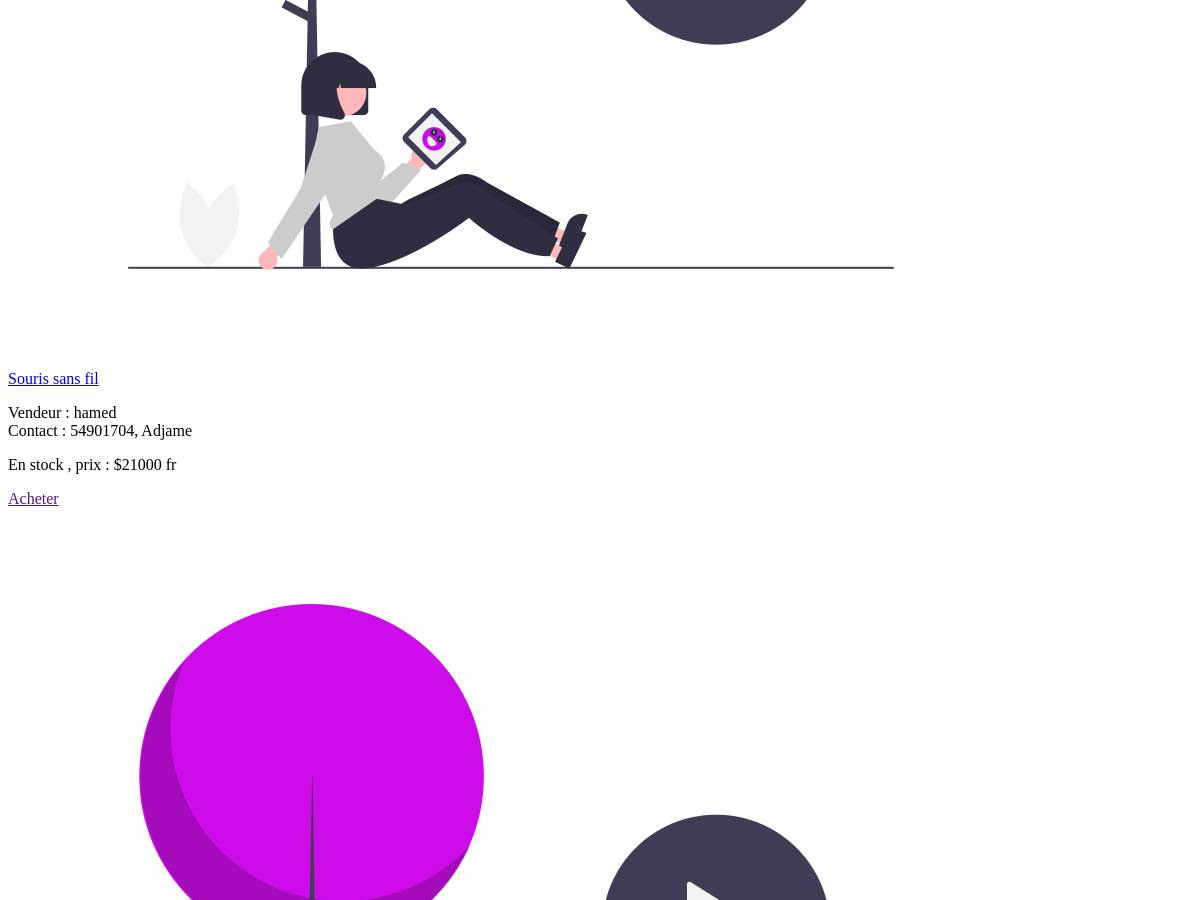
Before: / (middle part) with the older database file.
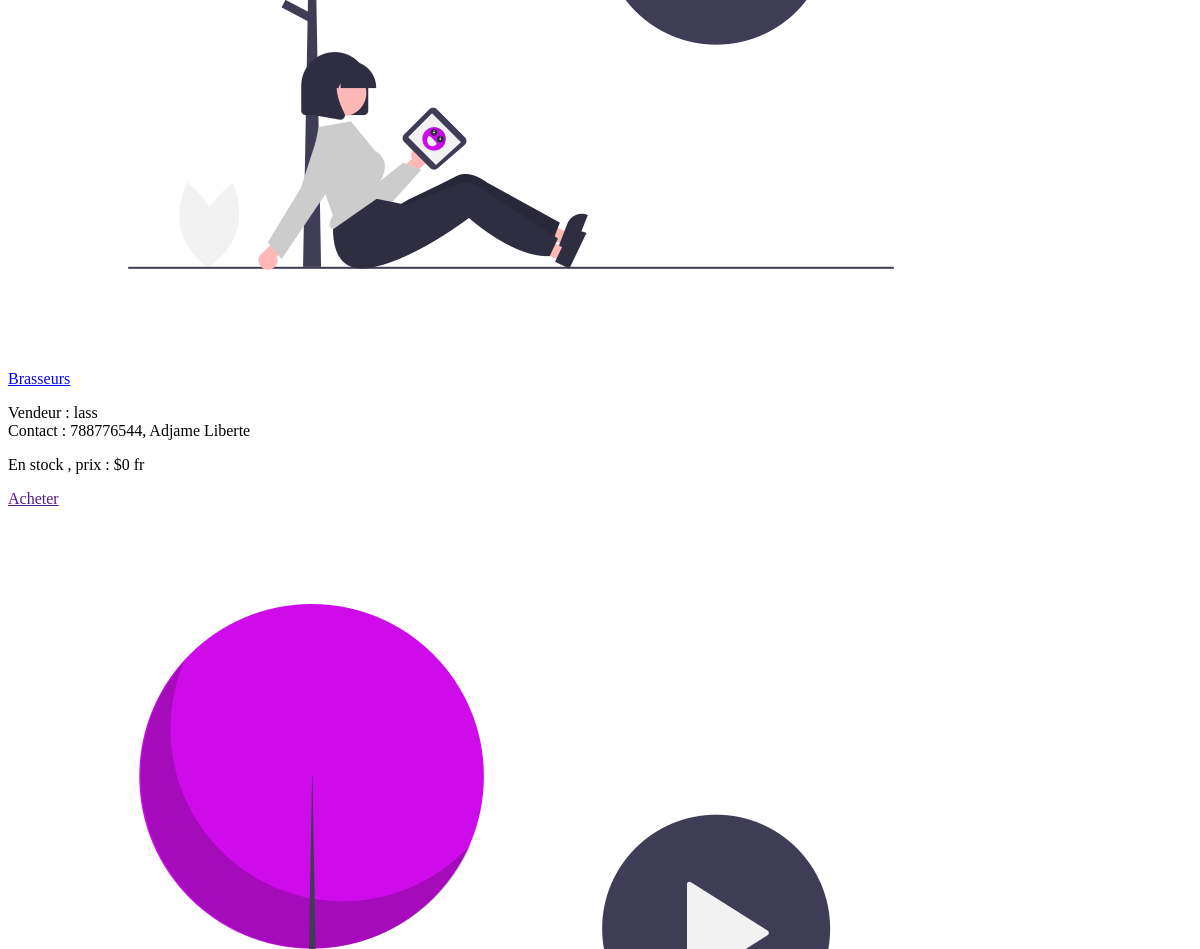
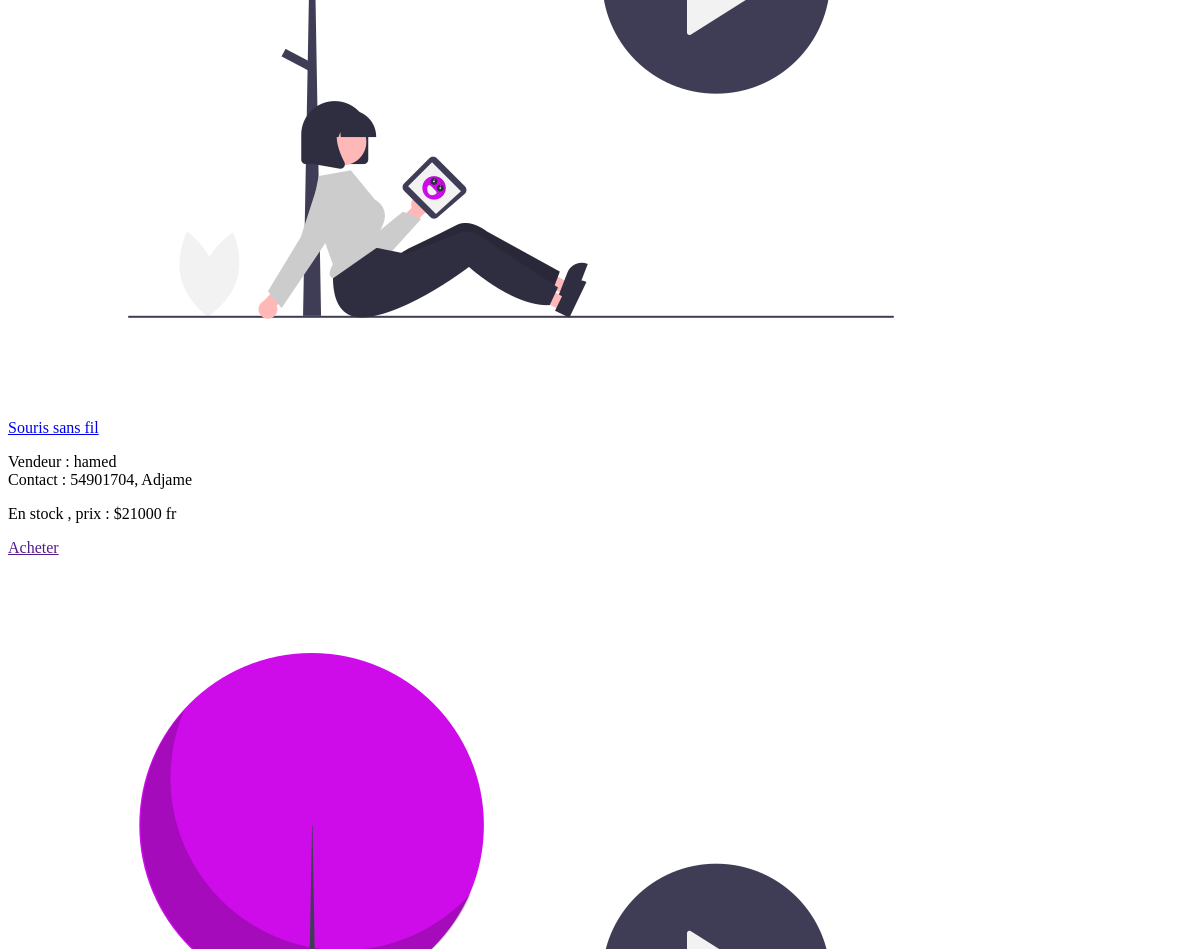
After: the same page with the newer database file (2 pictures, top to bottom).
### produit/models.py (models this page shows, shortened)
class Produit(models.Model):
    name = models.CharField(max_length=200, unique=True)
    slug = models.SlugField(max_length=200)
    categorie = models.ForeignKey(Categorie,related_name='produit', on_delete=models.CASCADE, null=True)
    sold_by = models.ForeignKey(Vendeur,related_name='vendeur_produit' ,on_delete=models.CASCADE, null=True)
    in_stock = models.BooleanField(default=True)
    pub_date = models.DateTimeField('date published')
    date_upd = models.DateTimeField(auto_now=True)
    image = models.ForeignKey(Album, on_delete=models.CASCADE, null=True)
    number = models.IntegerField(default=1)
    price = models.IntegerField(default=0)
    description = models.TextField(blank=True)
    class Meta:
        verbose_name = "Produit"
        verbose_name_plural = "Produit"
        ordering = ('-pub_date',)
    def get_absolute_url(self):
        return reverse('produit:detail', args=[self.slug])

class Album(models.Model):
    name = models.CharField(max_length=200, unique=True)
    image1 = models.ImageField(upload_to="images/", height_field=None, width_field=None)
    image2 = models.ImageField(upload_to="images/", height_field=None, width_field=None)
    image3 = models.ImageField(upload_to="images/", height_field=None, width_field=None)
    image4 = models.ImageField(upload_to="images/", height_field=None, width_field=None)
    image5 = models.ImageField(upload_to="images/", height_field=None, width_field=None)
    class Meta:
        verbose_name = "Album"
        verbose_name_plural = "Album"

class Vendeur(models.Model):
    name = models.CharField(max_length=200)
    contact = models.IntegerField()
    lieu = models.CharField(max_length=200, unique=True)
    class Meta:
        verbose_name = "Vendeur"
        verbose_name_plural = "Vendeur"

### produit/views.py (the view)
# urls.py: 2. Add a URL to urlpatterns:  path('', views.home, name='home')
def home(request):
    produit = Produit.objects.all()
    return render(request, 'produit/home.html', {'produit':produit})

### produit/models.py (called while the page is built)
    def get_absolute_url(self):
        return reverse('produit:categorie_list', args=[self.slug])

### produit/views.py (called while the page is built)
def categories(request):
    return {
        'categories': Categorie.objects.all()
    }

### templates/produit/home.html (shortened to what this page needs)
{% extends "./base.html" %}
{% load static %}
{% block content %}
<div class="">
	{% for p in produit %}
	<div>
		<img src="{{ p.image.image1.url }}">
		<p>
			<a href="{{ p.get_absolute_url }}">{{ p.name }}</a>
			{% if p.in_stock == True %}
			<div>
				<p>Vendeur : {{ p.sold_by.name }} <br>Contact : {{ p.sold_by.contact }}, {{ p.sold_by.lieu }}</p>
				<p>En stock , prix : ${{ p.price }} fr</p>
				<a href="">Acheter</a>
			</div>
			{% else %}
			<div>
				Pas en stock
			</div>
			{% endif %}
		</p>
	</div>
	{% endfor %}
</div>
{% endblock %}

### templates/produit/base.html (shortened to what this page needs)
{% load static %}
<!DOCTYPE html>
<html>
<head>
</head>
<body>
	<div class="content" id="content">{% block content %}{% endblock %}</div>
</body>
</html>

Changed rows visible on the page:
added Produit: image.image1 (picture), name "Brasseurs", sold_by.name "lass", sold_by.contact "788776544", sold_by.lieu "Adjame Liberte", price "0"
